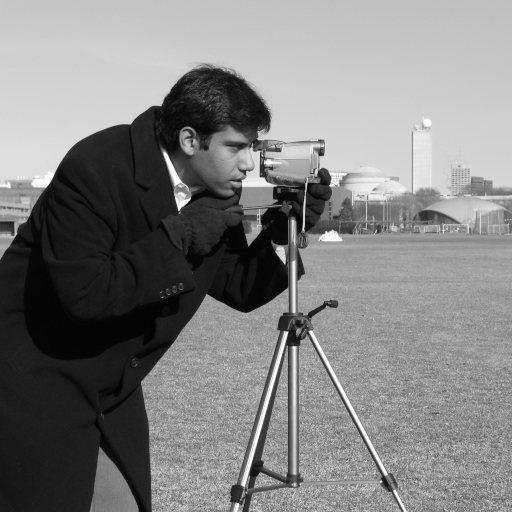
#> input picture skimage.data.camera(), 512 x 512 px
$ jupyter execute --allow-errors p3_face_detection_and_recognition.ipynb   (shell and % lines are left out)
#> lines starting #> are read from the running program, lines starting #| are printed output that depends on the picture
# Laboratory #3 : Face detection and recognition

At the end of this laboratory, you would get familiarized with

*   Face detection
    *   Integral images
    *   Haar-like feature computation
    *   Adaboost
*   Face recognition
    *   Eigen Faces
    *   PCA and LDA

**Remember this is a graded exercise.**

*   For every plot, make sure you provide appropriate titles, axis labels, legends, wherever applicable.
*   Create reusable functions where ever possible, so that the code could be reused at different places.
*   Mount your drive to access the images.
*   Add sufficient comments and explanations wherever necessary.

---

[cell 1]
# mount drive to the notebook
from google.colab import drive
drive.mount('/content/drive')

# Face Detection using AdaBoost

[cell 2]
# Loading necessary libraries (Feel free to add new libraries if you need for any computation)
import numpy as np
from skimage import data
import os,matplotlib
from PIL import Image
from multiprocessing import Pool
from functools import partial
import time, timeit
from matplotlib import pyplot as plt
import tqdm
from tqdm import tqdm
import cv2

### Exercise #1

*   Build a function compute_integral_image that computes the integral image of an input (2D) array. In an integral image each pixel is the sum of all pixels in the original image that are 'left and above' the pixel. See the following example:

```
Original    Integral
+--------   +------------
| 1 2 3 .   | 0  0  0  0 .
| 4 5 6 .   | 0  1  3  6 .
| . . . .   | 0  5 12 21 .
            | . . . . . .
```

*   The integral image must have an additional row and column full of zeros (first row and first column).
*   Plot the output of the integral image for the following array:

```
img_array = np.array([[1,2,2,2,1],[1,2,2,2,1],[1,2,2,2,1],[1,2,2,2,1]])
```

[cell 3]
def compute_integral_image(img_arr):
    """
    Calculates the integral image based on this instance's original image data.
    :param img_arr: Image source data
    :type img_arr: numpy.ndarray
    :return Integral image for given image
    :rtype: numpy.ndarray
    """
    # an index of -1 refers to the last row/column
    # since row_sum is calculated starting from (0,0),
    # rowSum(x, -1) == 0 holds for all x
    row_sum = np.zeros(img_arr.shape)
    # we need an additional column and row
    integral_image_arr = np.zeros((img_arr.shape[0] + 1, img_arr.shape[1] + 1))
    for xx in range(img_arr.shape[1]):
        for yy in range(img_arr.shape[0]):
            row_sum[yy, xx] = row_sum[yy-1, xx] + img_arr[yy, xx]
            integral_image_arr[yy+1, xx+1] = integral_image_arr[yy+1, xx-1+1] + row_sum[yy, xx]
    return integral_image_arr

[cell 4]
# much faster than brute force of manual attempt
# using this to increase performance of the learning phase
# total time of classifier_2 & classifier_20 ~ 20 min!!
def fast_integral_image(img_arr):
  img_arr = np.float32(img_arr)
  return cv2.integral(img_arr)

[cell 5]
img_array = np.array([[1, 2, 2, 2, 1], [1, 2, 2, 2, 1], [1, 2, 2, 2, 1], [1, 2, 2, 2, 1]])
ii_img_array = fast_integral_image(img_array)
fig, (ax1, ax2) = plt.subplots(1,2,figsize=(12,8))
ax1.imshow(img_array, cmap="gray", vmin=0, vmax= 5)
ax1.set_title('Array Image',size=10)
ax1.axis('off')
ax2.imshow(ii_img_array, cmap="gray", vmin=0, vmax= 5)
ax2.set_title('Integral Image',size=10)
ax2.axis('off')
plt.suptitle("Figure 1. Array image and Integral Image",y=0.8,size=14)
plt.show()
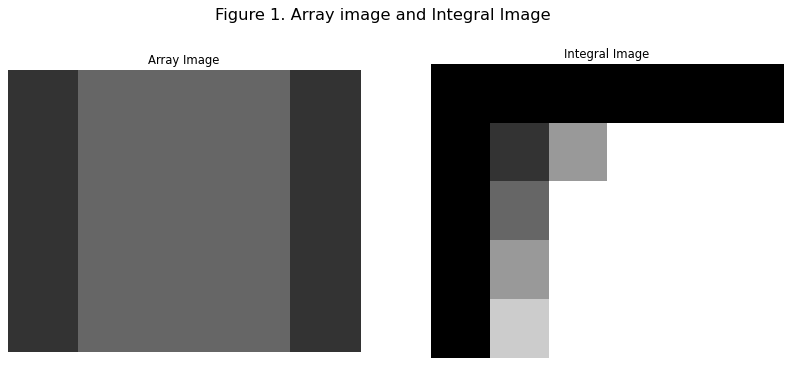
#> figure drawn by matplotlib, 2 panels

[cell 6]
#comparisson
img_array = np.array([[1, 2, 2, 2, 1], [1, 2, 2, 2, 1], [1, 2, 2, 2, 1], [1, 2, 2, 2, 1]])
compute_integral_image(img_array)

[cell 7]
#comparisson
img_array = np.array([[1, 2, 2, 2, 1], [1, 2, 2, 2, 1], [1, 2, 2, 2, 1], [1, 2, 2, 2, 1]])

fast_integral_image(img_array)

*   Test the function using 'camera' image from the data module. Plot the original image and the integral image.

[cell 8]
# solution
camera_img = np.array(data.camera())
#> camera_img is the input picture: shape (512, 512); min 0, max 255, mean 129.1
ica_img_array = fast_integral_image(camera_img)
#> in fast_integral_image (call 3), `return cv2.integral(img_arr)`:
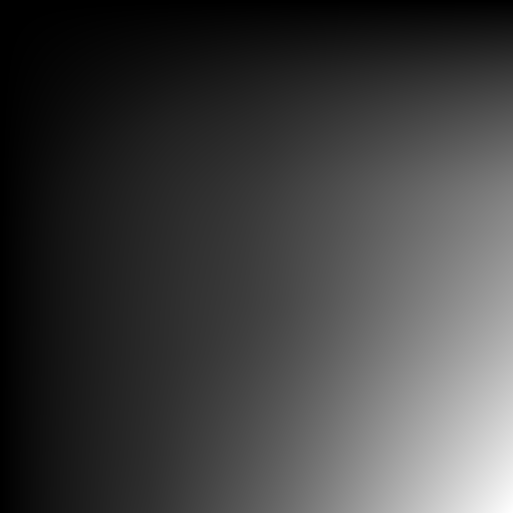
#> returned value: shape (513, 513) float64; min 0, max 33832495, mean 8534829.6; drawn with min black and max white
fg, (ax1, ax2) = plt.subplots(1, 2,figsize=(12,8))
plt.suptitle('Figure 2. Comparisson of Original & Integral image',y=0.85,size=20)
ax1.imshow(camera_img)
ax1.axis('off')
ax1.set_title('Original',size=12)
ax2.imshow(ica_img_array)
ax2.axis('off')
ax2.set_title("Integral",size=12)
plt.show()
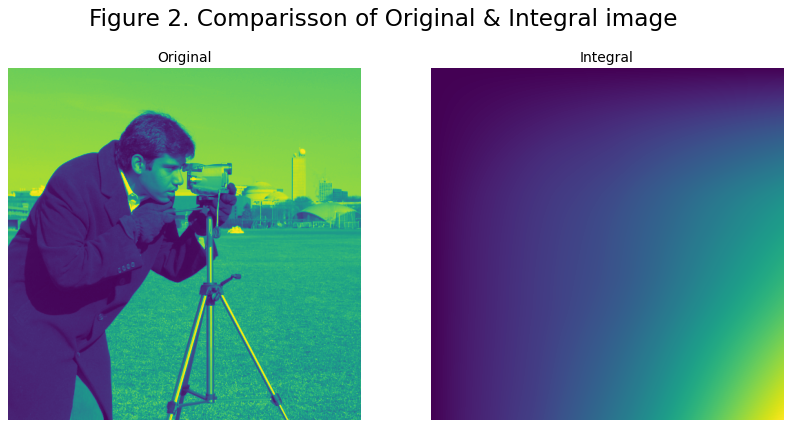
#> figure drawn by matplotlib, 2 panels
